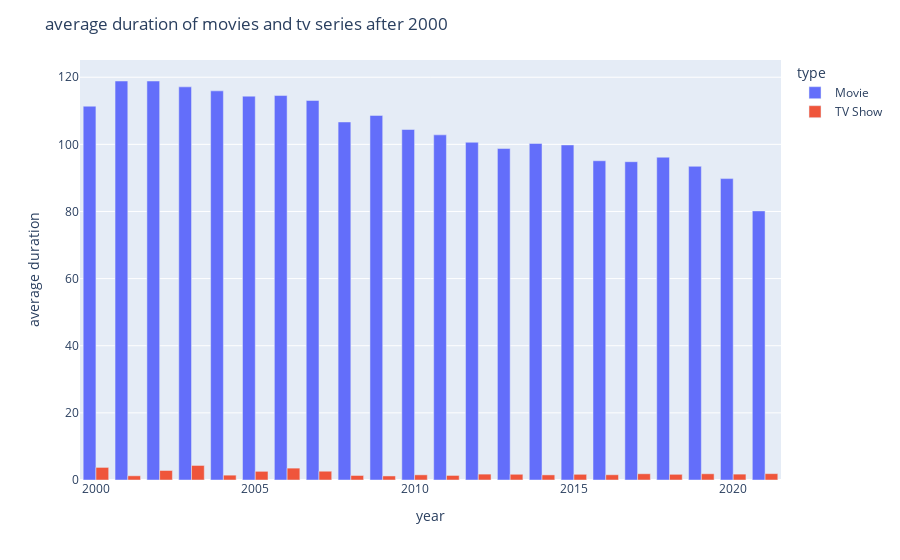

Notebook code for this chart:
### Markdown cell above
Постройте при помощи библиотеки Plotly интерактивную столбчатую диаграмму, которая сравнивает среднюю продолжительность фильмов и сериалов за каждый год, начиная с 2000.

### Code cell
nt_2000 = nt[nt["release_year"] >= 2000].copy()
nt_2000["duration_numeric"] = nt_2000["duration"].apply(lambda x: int(x.split(" ")[0]))

avg_dur = nt_2000.groupby(["release_year","type"])["duration_numeric"].mean().reset_index()

fig = px.bar(avg_dur,x="release_year", y="duration_numeric", color="type", barmode="group", labels={"release_year":"year", "duration_numeric":"average duration"})
fig.update_layout(title="average duration of movies and tv series after 2000")
fig.show()

### Figure 1 — Plotly figure (JSON) as saved in the notebook; plotly's stock layout.template omitted (floating-point values rounded to 4 significant figures)
{"data": [{"alignmentgroup": "True", "hovertemplate": "type=Movie<br>year=%{x}<br>average duration=%{y}<extra></extra>", "legendgroup": "Movie", "marker": {"color": "#636efa", "pattern": {"shape": ""}}, "name": "Movie", "offsetgroup": "Movie", "orientation": "v", "showlegend": true, "textposition": "auto", "x": [2000, 2001, 2002, 2003, 2004, 2005, 2006, 2007, 2008, 2009, 2010, 2011, 2012, 2013, 2014, 2015, 2016, 2017, 2018, 2019, 2020, 2021], "xaxis": "x", "y": [111.4, 118.9, 118.9, 117.1, 115.9, 114.4, 114.5, 113.1, 106.7, 108.6, 104.4, 102.8, 100.6, 98.75, 100.3, 99.83, 95.11, 94.84, 96.17, 93.46, 89.8, 80.17], "yaxis": "y", "type": "bar"}, {"alignmentgroup": "True", "hovertemplate": "type=TV Show<br>year=%{x}<br>average duration=%{y}<extra></extra>", "legendgroup": "TV Show", "marker": {"color": "#EF553B", "pattern": {"shape": ""}}, "name": "TV Show", "offsetgroup": "TV Show", "orientation": "v", "showlegend": true, "textposition": "auto", "x": [2000, 2001, 2002, 2003, 2004, 2005, 2006, 2007, 2008, 2009, 2010, 2011, 2012, 2013, 2014, 2015, 2016, 2017, 2018, 2019, 2020, 2021], "xaxis": "x", "y": [3.75, 1.25, 2.833, 4.333, 1.444, 2.583, 3.538, 2.615, 1.348, 1.206, 1.541, 1.359, 1.754, 1.708, 1.522, 1.698, 1.567, 1.858, 1.693, 1.857, 1.751, 1.895], "yaxis": "y", "type": "bar"}], "layout": {"xaxis": {"anchor": "y", "domain": [0.0, 1.0], "title": {"text": "year"}}, "yaxis": {"anchor": "x", "domain": [0.0, 1.0], "title": {"text": "average duration"}}, "legend": {"title": {"text": "type"}, "tracegroupgap": 0}, "margin": {"t": 60}, "barmode": "group", "title": {"text": "average duration of movies and tv series after 2000"}}}
